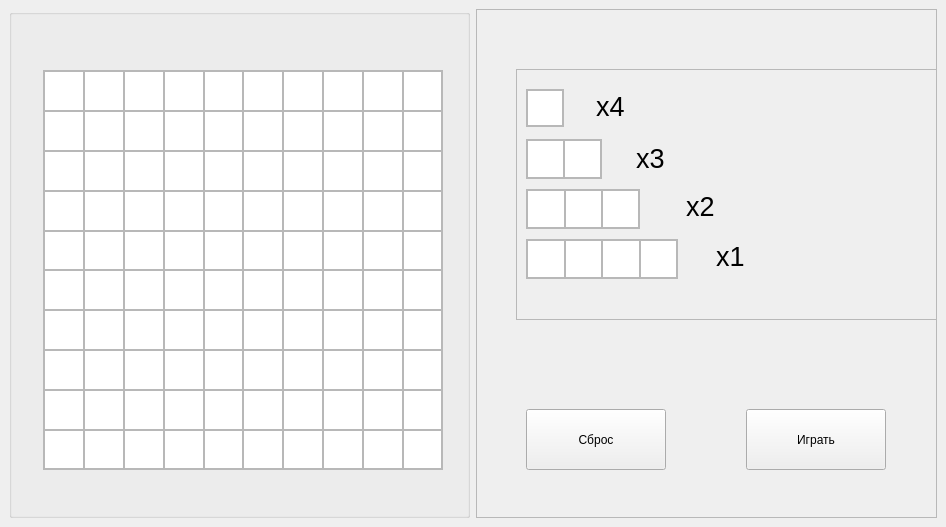
<?xml version="1.0" encoding="UTF-8"?>
<ui version="4.0">
 <class>MainWindow</class>
 <widget class="QMainWindow" name="MainWindow">
  <property name="geometry">
   <rect>
    <x>0</x>
    <y>0</y>
    <width>946</width>
    <height>527</height>
   </rect>
  </property>
  <property name="windowTitle">
   <string>MainWindow</string>
  </property>
  <widget class="QWidget" name="centralwidget">
   <layout class="QHBoxLayout" name="horizontalLayout">
    <item>
     <widget class="QGroupBox" name="groupBox">
      <property name="title">
       <string/>
      </property>
      <widget class="QFrame" name="frame">
       <property name="geometry">
        <rect>
         <x>34</x>
         <y>61</y>
         <width>400</width>
         <height>400</height>
        </rect>
       </property>
       <property name="sizePolicy">
        <sizepolicy hsizetype="MinimumExpanding" vsizetype="MinimumExpanding">
         <horstretch>0</horstretch>
         <verstretch>0</verstretch>
        </sizepolicy>
       </property>
       <property name="frameShape">
        <enum>QFrame::StyledPanel</enum>
       </property>
       <property name="frameShadow">
        <enum>QFrame::Raised</enum>
       </property>
       <property name="lineWidth">
        <number>1</number>
       </property>
       <layout class="QVBoxLayout" name="verticalLayout">
        <property name="spacing">
         <number>0</number>
        </property>
        <property name="leftMargin">
         <number>0</number>
        </property>
        <property name="topMargin">
         <number>0</number>
        </property>
        <property name="rightMargin">
         <number>0</number>
        </property>
        <property name="bottomMargin">
         <number>0</number>
        </property>
        <item>
         <layout class="QHBoxLayout" name="horizontalLayout_0">
          <property name="spacing">
           <number>0</number>
          </property>
          <property name="sizeConstraint">
           <enum>QLayout::SetDefaultConstraint</enum>
          </property>
          <item>
           <widget class="QGraphicsView" name="graphicsView_1"/>
          </item>
          <item>
           <widget class="QGraphicsView" name="graphicsView_2"/>
          </item>
          <item>
           <widget class="QGraphicsView" name="graphicsView_3"/>
          </item>
          <item>
           <widget class="QGraphicsView" name="graphicsView_4"/>
          </item>
          <item>
           <widget class="QGraphicsView" name="graphicsView_5"/>
          </item>
          <item>
           <widget class="QGraphicsView" name="graphicsView_6"/>
          </item>
          <item>
           <widget class="QGraphicsView" name="graphicsView_7"/>
          </item>
          <item>
           <widget class="QGraphicsView" name="graphicsView_8"/>
          </item>
          <item>
           <widget class="QGraphicsView" name="graphicsView_9"/>
          </item>
          <item>
           <widget class="QGraphicsView" name="graphicsView_10"/>
          </item>
         </layout>
        </item>
        <item>
         <layout class="QHBoxLayout" name="horizontalLayout_1">
          <property name="spacing">
           <number>0</number>
          </property>
          <item>
           <widget class="QGraphicsView" name="graphicsView_11"/>
          </item>
          <item>
           <widget class="QGraphicsView" name="graphicsView_12"/>
          </item>
          <item>
           <widget class="QGraphicsView" name="graphicsView_13"/>
          </item>
          <item>
           <widget class="QGraphicsView" name="graphicsView_14"/>
          </item>
          <item>
           <widget class="QGraphicsView" name="graphicsView_15"/>
          </item>
          <item>
           <widget class="QGraphicsView" name="graphicsView_16"/>
          </item>
          <item>
           <widget class="QGraphicsView" name="graphicsView_17"/>
          </item>
          <item>
           <widget class="QGraphicsView" name="graphicsView_18"/>
          </item>
          <item>
           <widget class="QGraphicsView" name="graphicsView_19"/>
          </item>
          <item>
           <widget class="QGraphicsView" name="graphicsView_20"/>
          </item>
         </layout>
        </item>
        <item>
         <layout class="QHBoxLayout" name="horizontalLayout_2">
          <property name="spacing">
           <number>0</number>
          </property>
          <item>
           <widget class="QGraphicsView" name="graphicsView_21"/>
          </item>
          <item>
           <widget class="QGraphicsView" name="graphicsView_22"/>
          </item>
          <item>
           <widget class="QGraphicsView" name="graphicsView_23"/>
          </item>
          <item>
           <widget class="QGraphicsView" name="graphicsView_24"/>
          </item>
          <item>
           <widget class="QGraphicsView" name="graphicsView_25"/>
          </item>
          <item>
           <widget class="QGraphicsView" name="graphicsView_26"/>
          </item>
          <item>
           <widget class="QGraphicsView" name="graphicsView_27"/>
          </item>
          <item>
           <widget class="QGraphicsView" name="graphicsView_28"/>
          </item>
          <item>
           <widget class="QGraphicsView" name="graphicsView_29"/>
          </item>
          <item>
           <widget class="QGraphicsView" name="graphicsView_30"/>
          </item>
         </layout>
        </item>
        <item>
         <layout class="QHBoxLayout" name="horizontalLayout_3">
          <property name="spacing">
           <number>0</number>
          </property>
          <item>
           <widget class="QGraphicsView" name="graphicsView_31"/>
          </item>
          <item>
           <widget class="QGraphicsView" name="graphicsView_32"/>
          </item>
          <item>
           <widget class="QGraphicsView" name="graphicsView_33"/>
          </item>
          <item>
           <widget class="QGraphicsView" name="graphicsView_34"/>
          </item>
          <item>
           <widget class="QGraphicsView" name="graphicsView_35"/>
          </item>
          <item>
           <widget class="QGraphicsView" name="graphicsView_36"/>
          </item>
          <item>
           <widget class="QGraphicsView" name="graphicsView_37"/>
          </item>
          <item>
           <widget class="QGraphicsView" name="graphicsView_38"/>
          </item>
          <item>
           <widget class="QGraphicsView" name="graphicsView_39"/>
          </item>
          <item>
           <widget class="QGraphicsView" name="graphicsView_40"/>
          </item>
         </layout>
        </item>
        <item>
         <layout class="QHBoxLayout" name="horizontalLayout_4">
          <property name="spacing">
           <number>0</number>
          </property>
          <item>
           <widget class="QGraphicsView" name="graphicsView_41"/>
          </item>
          <item>
           <widget class="QGraphicsView" name="graphicsView_42"/>
          </item>
          <item>
           <widget class="QGraphicsView" name="graphicsView_43"/>
          </item>
          <item>
           <widget class="QGraphicsView" name="graphicsView_44"/>
          </item>
          <item>
           <widget class="QGraphicsView" name="graphicsView_45"/>
          </item>
          <item>
           <widget class="QGraphicsView" name="graphicsView_46"/>
          </item>
          <item>
           <widget class="QGraphicsView" name="graphicsView_47"/>
          </item>
          <item>
           <widget class="QGraphicsView" name="graphicsView_48"/>
          </item>
          <item>
           <widget class="QGraphicsView" name="graphicsView_49"/>
          </item>
          <item>
           <widget class="QGraphicsView" name="graphicsView_50"/>
          </item>
         </layout>
        </item>
        <item>
         <layout class="QHBoxLayout" name="horizontalLayout_5">
          <property name="spacing">
           <number>0</number>
          </property>
          <item>
           <widget class="QGraphicsView" name="graphicsView_51"/>
          </item>
          <item>
           <widget class="QGraphicsView" name="graphicsView_52"/>
          </item>
          <item>
           <widget class="QGraphicsView" name="graphicsView_53"/>
          </item>
          <item>
           <widget class="QGraphicsView" name="graphicsView_54"/>
          </item>
          <item>
           <widget class="QGraphicsView" name="graphicsView_55"/>
          </item>
          <item>
           <widget class="QGraphicsView" name="graphicsView_56"/>
          </item>
          <item>
           <widget class="QGraphicsView" name="graphicsView_57"/>
          </item>
          <item>
           <widget class="QGraphicsView" name="graphicsView_58"/>
          </item>
          <item>
           <widget class="QGraphicsView" name="graphicsView_59"/>
          </item>
          <item>
           <widget class="QGraphicsView" name="graphicsView_60"/>
          </item>
         </layout>
        </item>
        <item>
         <layout class="QHBoxLayout" name="horizontalLayout_6">
          <property name="spacing">
           <number>0</number>
          </property>
          <item>
           <widget class="QGraphicsView" name="graphicsView_61"/>
          </item>
          <item>
           <widget class="QGraphicsView" name="graphicsView_62"/>
          </item>
          <item>
           <widget class="QGraphicsView" name="graphicsView_63"/>
          </item>
          <item>
           <widget class="QGraphicsView" name="graphicsView_64"/>
          </item>
          <item>
           <widget class="QGraphicsView" name="graphicsView_65"/>
          </item>
          <item>
           <widget class="QGraphicsView" name="graphicsView_66"/>
          </item>
          <item>
           <widget class="QGraphicsView" name="graphicsView_67"/>
          </item>
          <item>
           <widget class="QGraphicsView" name="graphicsView_68"/>
          </item>
          <item>
           <widget class="QGraphicsView" name="graphicsView_69"/>
          </item>
          <item>
           <widget class="QGraphicsView" name="graphicsView_70"/>
          </item>
         </layout>
        </item>
        <item>
         <layout class="QHBoxLayout" name="horizontalLayout_7">
          <property name="spacing">
           <number>0</number>
          </property>
          <item>
           <widget class="QGraphicsView" name="graphicsView_71"/>
          </item>
          <item>
           <widget class="QGraphicsView" name="graphicsView_72"/>
          </item>
          <item>
           <widget class="QGraphicsView" name="graphicsView_73"/>
          </item>
          <item>
           <widget class="QGraphicsView" name="graphicsView_74"/>
          </item>
          <item>
           <widget class="QGraphicsView" name="graphicsView_75"/>
          </item>
          <item>
           <widget class="QGraphicsView" name="graphicsView_76"/>
          </item>
          <item>
           <widget class="QGraphicsView" name="graphicsView_77"/>
          </item>
          <item>
           <widget class="QGraphicsView" name="graphicsView_78"/>
          </item>
          <item>
           <widget class="QGraphicsView" name="graphicsView_79"/>
          </item>
          <item>
           <widget class="QGraphicsView" name="graphicsView_80"/>
          </item>
         </layout>
        </item>
        <item>
         <layout class="QHBoxLayout" name="horizontalLayout_8">
          <property name="spacing">
           <number>0</number>
          </property>
          <item>
           <widget class="QGraphicsView" name="graphicsView_81"/>
          </item>
          <item>
           <widget class="QGraphicsView" name="graphicsView_82"/>
          </item>
          <item>
           <widget class="QGraphicsView" name="graphicsView_83"/>
          </item>
          <item>
           <widget class="QGraphicsView" name="graphicsView_84"/>
          </item>
          <item>
           <widget class="QGraphicsView" name="graphicsView_85"/>
          </item>
          <item>
           <widget class="QGraphicsView" name="graphicsView_86"/>
          </item>
          <item>
           <widget class="QGraphicsView" name="graphicsView_87"/>
          </item>
          <item>
           <widget class="QGraphicsView" name="graphicsView_88"/>
          </item>
          <item>
           <widget class="QGraphicsView" name="graphicsView_89"/>
          </item>
          <item>
           <widget class="QGraphicsView" name="graphicsView_90"/>
          </item>
         </layout>
        </item>
        <item>
         <layout class="QHBoxLayout" name="horizontalLayout_9">
          <property name="spacing">
           <number>0</number>
          </property>
          <item>
           <widget class="QGraphicsView" name="graphicsView_91"/>
          </item>
          <item>
           <widget class="QGraphicsView" name="graphicsView_92"/>
          </item>
          <item>
           <widget class="QGraphicsView" name="graphicsView_93"/>
          </item>
          <item>
           <widget class="QGraphicsView" name="graphicsView_94"/>
          </item>
          <item>
           <widget class="QGraphicsView" name="graphicsView_95"/>
          </item>
          <item>
           <widget class="QGraphicsView" name="graphicsView_96"/>
          </item>
          <item>
           <widget class="QGraphicsView" name="graphicsView_97"/>
          </item>
          <item>
           <widget class="QGraphicsView" name="graphicsView_98"/>
          </item>
          <item>
           <widget class="QGraphicsView" name="graphicsView_99"/>
          </item>
          <item>
           <widget class="QGraphicsView" name="graphicsView_100"/>
          </item>
         </layout>
        </item>
       </layout>
      </widget>
     </widget>
    </item>
    <item>
     <widget class="QFrame" name="frame_2">
      <property name="acceptDrops">
       <bool>false</bool>
      </property>
      <property name="frameShape">
       <enum>QFrame::StyledPanel</enum>
      </property>
      <property name="frameShadow">
       <enum>QFrame::Raised</enum>
      </property>
      <widget class="QFrame" name="frame_3">
       <property name="geometry">
        <rect>
         <x>40</x>
         <y>60</y>
         <width>430</width>
         <height>251</height>
        </rect>
       </property>
       <property name="frameShape">
        <enum>QFrame::StyledPanel</enum>
       </property>
       <property name="frameShadow">
        <enum>QFrame::Raised</enum>
       </property>
       <widget class="QFrame" name="frame_5">
        <property name="geometry">
         <rect>
          <x>10</x>
          <y>70</y>
          <width>76</width>
          <height>40</height>
         </rect>
        </property>
        <property name="acceptDrops">
         <bool>false</bool>
        </property>
        <property name="frameShape">
         <enum>QFrame::StyledPanel</enum>
        </property>
        <property name="frameShadow">
         <enum>QFrame::Raised</enum>
        </property>
        <property name="lineWidth">
         <number>0</number>
        </property>
        <layout class="QVBoxLayout" name="verticalLayout_2">
         <property name="spacing">
          <number>1</number>
         </property>
         <property name="leftMargin">
          <number>0</number>
         </property>
         <property name="topMargin">
          <number>0</number>
         </property>
         <property name="rightMargin">
          <number>0</number>
         </property>
         <property name="bottomMargin">
          <number>0</number>
         </property>
         <item>
          <layout class="QHBoxLayout" name="horizontalLayout_11">
           <property name="spacing">
            <number>0</number>
           </property>
           <item>
            <widget class="QGraphicsView" name="graphicsView_101">
             <property name="frameShape">
              <enum>QFrame::StyledPanel</enum>
             </property>
             <property name="frameShadow">
              <enum>QFrame::Sunken</enum>
             </property>
             <property name="lineWidth">
              <number>1</number>
             </property>
            </widget>
           </item>
           <item>
            <widget class="QGraphicsView" name="graphicsView_102">
             <property name="frameShape">
              <enum>QFrame::StyledPanel</enum>
             </property>
             <property name="lineWidth">
              <number>1</number>
             </property>
            </widget>
           </item>
          </layout>
         </item>
        </layout>
       </widget>
       <widget class="QFrame" name="frame_6">
        <property name="geometry">
         <rect>
          <x>10</x>
          <y>120</y>
          <width>114</width>
          <height>40</height>
         </rect>
        </property>
        <property name="frameShape">
         <enum>QFrame::StyledPanel</enum>
        </property>
        <property name="frameShadow">
         <enum>QFrame::Raised</enum>
        </property>
        <property name="lineWidth">
         <number>0</number>
        </property>
        <layout class="QVBoxLayout" name="verticalLayout_3">
         <property name="leftMargin">
          <number>0</number>
         </property>
         <property name="topMargin">
          <number>0</number>
         </property>
         <property name="rightMargin">
          <number>0</number>
         </property>
         <property name="bottomMargin">
          <number>0</number>
         </property>
         <item>
          <layout class="QHBoxLayout" name="horizontalLayout_12">
           <property name="spacing">
            <number>0</number>
           </property>
           <item>
            <widget class="QGraphicsView" name="graphicsView_103"/>
           </item>
           <item>
            <widget class="QGraphicsView" name="graphicsView_104"/>
           </item>
           <item>
            <widget class="QGraphicsView" name="graphicsView_105">
             <property name="lineWidth">
              <number>0</number>
             </property>
            </widget>
           </item>
          </layout>
         </item>
        </layout>
       </widget>
       <widget class="QFrame" name="frame_7">
        <property name="geometry">
         <rect>
          <x>10</x>
          <y>170</y>
          <width>152</width>
          <height>40</height>
         </rect>
        </property>
        <property name="frameShape">
         <enum>QFrame::StyledPanel</enum>
        </property>
        <property name="frameShadow">
         <enum>QFrame::Raised</enum>
        </property>
        <layout class="QVBoxLayout" name="verticalLayout_4">
         <property name="leftMargin">
          <number>0</number>
         </property>
         <property name="topMargin">
          <number>0</number>
         </property>
         <property name="rightMargin">
          <number>0</number>
         </property>
         <property name="bottomMargin">
          <number>0</number>
         </property>
         <item>
          <layout class="QHBoxLayout" name="horizontalLayout_13">
           <property name="spacing">
            <number>0</number>
           </property>
           <item>
            <widget class="QGraphicsView" name="graphicsView_106"/>
           </item>
           <item>
            <widget class="QGraphicsView" name="graphicsView_107"/>
           </item>
           <item>
            <widget class="QGraphicsView" name="graphicsView_108"/>
           </item>
           <item>
            <widget class="QGraphicsView" name="graphicsView_109"/>
           </item>
          </layout>
         </item>
        </layout>
       </widget>
       <widget class="QLabel" name="label_1">
        <property name="geometry">
         <rect>
          <x>80</x>
          <y>20</y>
          <width>34</width>
          <height>34</height>
         </rect>
        </property>
        <property name="font">
         <font>
          <pointsize>20</pointsize>
         </font>
        </property>
        <property name="text">
         <string>x4</string>
        </property>
       </widget>
       <widget class="QFrame" name="frame_4">
        <property name="geometry">
         <rect>
          <x>10</x>
          <y>20</y>
          <width>38</width>
          <height>38</height>
         </rect>
        </property>
        <property name="acceptDrops">
         <bool>false</bool>
        </property>
        <property name="frameShape">
         <enum>QFrame::StyledPanel</enum>
        </property>
        <property name="frameShadow">
         <enum>QFrame::Raised</enum>
        </property>
        <property name="lineWidth">
         <number>1</number>
        </property>
        <layout class="QVBoxLayout" name="verticalLayout_5">
         <property name="leftMargin">
          <number>0</number>
         </property>
         <property name="topMargin">
          <number>0</number>
         </property>
         <property name="rightMargin">
          <number>0</number>
         </property>
         <property name="bottomMargin">
          <number>0</number>
         </property>
         <item>
          <widget class="QGraphicsView" name="graphicsView">
           <property name="lineWidth">
            <number>1</number>
           </property>
          </widget>
         </item>
        </layout>
       </widget>
       <widget class="QLabel" name="label_2">
        <property name="geometry">
         <rect>
          <x>120</x>
          <y>72</y>
          <width>34</width>
          <height>34</height>
         </rect>
        </property>
        <property name="font">
         <font>
          <pointsize>20</pointsize>
         </font>
        </property>
        <property name="text">
         <string>x3</string>
        </property>
       </widget>
       <widget class="QLabel" name="label_3">
        <property name="geometry">
         <rect>
          <x>170</x>
          <y>120</y>
          <width>34</width>
          <height>34</height>
         </rect>
        </property>
        <property name="font">
         <font>
          <pointsize>20</pointsize>
         </font>
        </property>
        <property name="text">
         <string>x2</string>
        </property>
       </widget>
       <widget class="QLabel" name="label_4">
        <property name="geometry">
         <rect>
          <x>200</x>
          <y>170</y>
          <width>34</width>
          <height>34</height>
         </rect>
        </property>
        <property name="font">
         <font>
          <pointsize>20</pointsize>
         </font>
        </property>
        <property name="text">
         <string>x1</string>
        </property>
       </widget>
      </widget>
      <widget class="QPushButton" name="pushButton_1">
       <property name="geometry">
        <rect>
         <x>50</x>
         <y>400</y>
         <width>140</width>
         <height>61</height>
        </rect>
       </property>
       <property name="text">
        <string>Сброс</string>
       </property>
      </widget>
      <widget class="QPushButton" name="pushButton_2">
       <property name="geometry">
        <rect>
         <x>270</x>
         <y>400</y>
         <width>140</width>
         <height>61</height>
        </rect>
       </property>
       <property name="text">
        <string>Играть</string>
       </property>
      </widget>
     </widget>
    </item>
   </layout>
  </widget>
 </widget>
 <resources/>
 <connections/>
</ui>
